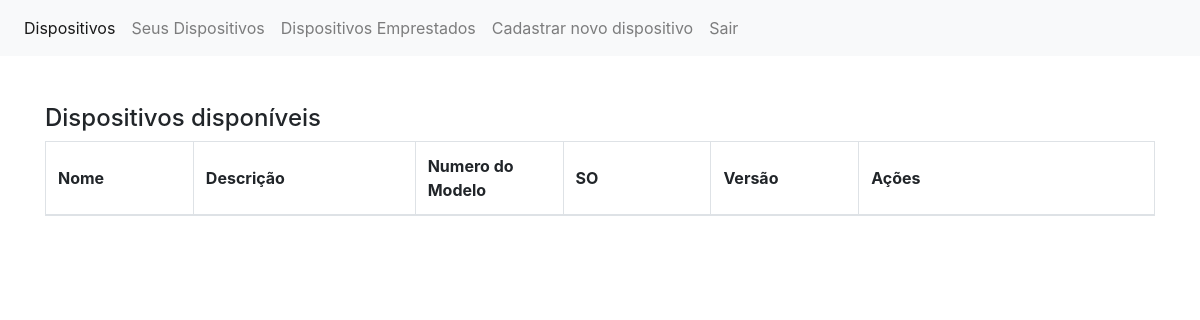
The page /dispositivos/ (signed in) on the database as committed earlier.
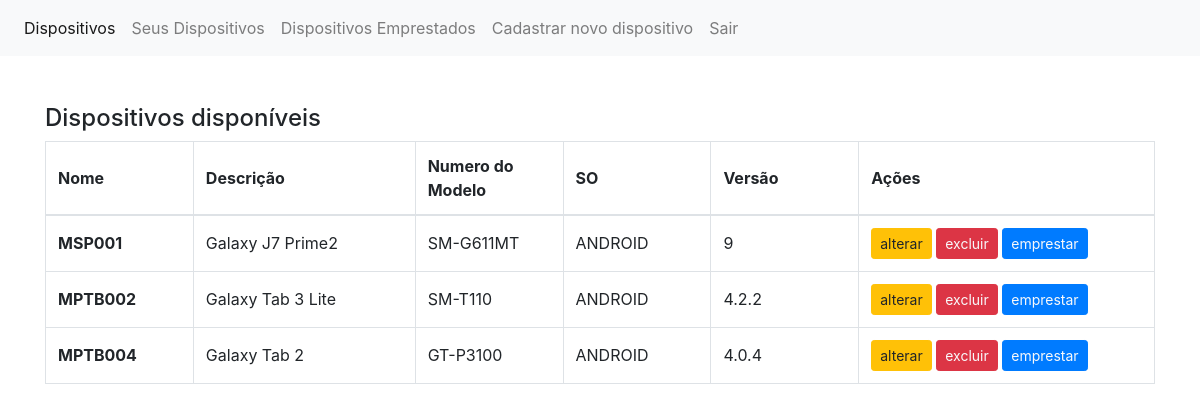
The same page on the database as committed later.
### dispositivos/models.py (models this page shows)
class Dispositivos(models.Model):
    os = models.CharField(max_length=10, null=False)
    nome = models.CharField(max_length=30)
    descricao = models.CharField(max_length=30)
    numeromodelo = models.CharField(max_length=30, default='NULL')
    versao = models.CharField(max_length=10)
    disponivel = models.BooleanField(default=True)
    excluido = models.BooleanField(default=False)
    ultima_alteracao = models.DateTimeField(null=True)

### dispositivos/views.py (the view)
# urls.py: path('dispositivos/', ListarDispositivos.as_view(),
class ListarDispositivos(LoginRequiredMixin, View):
    def get(self, request):
        usuario_logado_id = request.user.id
        colaborador_logado = Colaborador.objects.get(user_id=usuario_logado_id)
        dispositivos = busca_dispositivos_nao_excluidos()
        return render(request, 'listar_dispositivos.html', {'dispositivos': dispositivos, 'colaborador_logado': colaborador_logado})

### dispositivos/gateway.py (called while the page is built)
def busca_dispositivos_nao_excluidos():
    return Dispositivos.objects.filter(excluido=False)

### templates/listar_dispositivos.html (shortened to what this page needs)
{% extends 'base.html' %}
{% block active_listar_dispositivos %}active{% endblock %}
{% block body %}
    <br><br>
    <div class="container">
    <h4> Dispositivos disponíveis</h4>
        <table class="table table-bordered table-hover">
          <thead>
            <tr>
              <th width="10%" scope="col" class="align-middle">Nome</th>
              <th width="15%" scope="col" class="align-middle">Descrição</th>
              <th width="10%" scope="col" class="align-middle">Numero do Modelo</th>
              <th width="10%" scope="col" class="align-middle">SO</th>
              <th width="10%" scope="col" class="align-middle">Versão</th>
              <th width="20%" scope="col" class="align-middle">Ações</th>
            </tr>
          </thead>
          <tbody>
            {% for dispositivo in dispositivos %}
                {% if dispositivo.disponivel %}
                <tr>
                  <th scope="row"  class="align-middle" >{{ dispositivo.nome }}</th>
                  <td  class="align-middle">{{ dispositivo.descricao }}</td>
                  <td  class="align-middle">{{ dispositivo.numeromodelo }}</td>
                  <td  class="align-middle">{{ dispositivo.os }}</td>
                  <td  class="align-middle">{{ dispositivo.versao }}</td>
                <td  class="align-middle">
                    {% if colaborador_logado.admin %}
                    <a class="btn btn-sm btn-warning" href="{% url 'alterar_dispositivo' dispositivo.id %}">alterar</a>
                    <a class="btn btn-sm btn-danger text-light" data-toggle="modal" data-target="#excluir"> excluir </a>
                     {% endif %}
                    <a class="btn btn-sm btn-primary text-light" data-toggle="modal" data-target="#emprestar{{ dispositivo.id }}"> emprestar </a>
                </td>
                </tr>
                {% endif %}
            {% endfor %}
          </tbody>
        </table>
    <br><br>
    </div>
{% endblock %}

### templates/base.html (shortened to what this page needs)
{% load widget_tweaks %}
<!DOCTYPE html>
<html lang="en">
<head>
    <link rel="stylesheet" href="https://stackpath.bootstrapcdn.com/bootstrap/4.3.1/css/bootstrap.min.css">
</head>
<body>
    <nav class="navbar navbar-expand-lg navbar-light bg-light">
      <div class="collapse navbar-collapse" id="navbarNavAltMarkup">
        <div class="navbar-nav">
          <a class="nav-item nav-link {% block active_listar_dispositivos %}{% endblock %}" href="{% url 'listar_dispositivos' %}">Dispositivos</a>
          <a class="nav-item nav-link {% block active_listar_dispositivos_emprestado_colaborador %}{% endblock %}" href="{% url 'listar_dispositivos_emprestados_colaborador' %}">Seus Dispositivos</a>
          <a class="nav-item nav-link {% block active_listar_dispositivos_emprestados %}{% endblock %}" href="{% url 'listar_dispositivos_emprestados' %}">Dispositivos Emprestados</a>
              {% if colaborador_logado.admin %}
          <a class="nav-item nav-link {% block active_cadastrar_dispositivo %}{% endblock %}" href="{% url 'cadastrar_dispositivo' %}">Cadastrar novo dispositivo</a>
            {% endif %}
          <a class="nav-item nav-link" href="{% url 'logout' %}">Sair</a>
        </div>
      </div>
    </nav>
{% block body %}
{% endblock %}
</body>
</html>

Rows that differ between the two databases and show on the page:
added Dispositivos: nome "MSP001", descricao "Galaxy J7 Prime2", numeromodelo "SM-G611MT", os "ANDROID", versao "9"
added Dispositivos: nome "MPTB002", descricao "Galaxy Tab 3 Lite", numeromodelo "SM-T110", os "ANDROID", versao "4.2.2"
added Dispositivos: nome "MPTB004", descricao "Galaxy Tab 2", numeromodelo "GT-P3100", os "ANDROID", versao "4.0.4"
